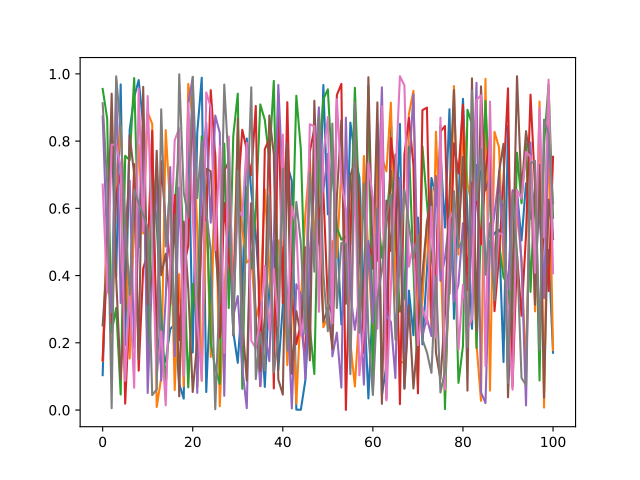

Here is the Python script that generated this plot:
import power1d

noise   = power1d.noise.Uniform( J=8, Q=101, x0=0, x1=1.0 )
noise.plot()
